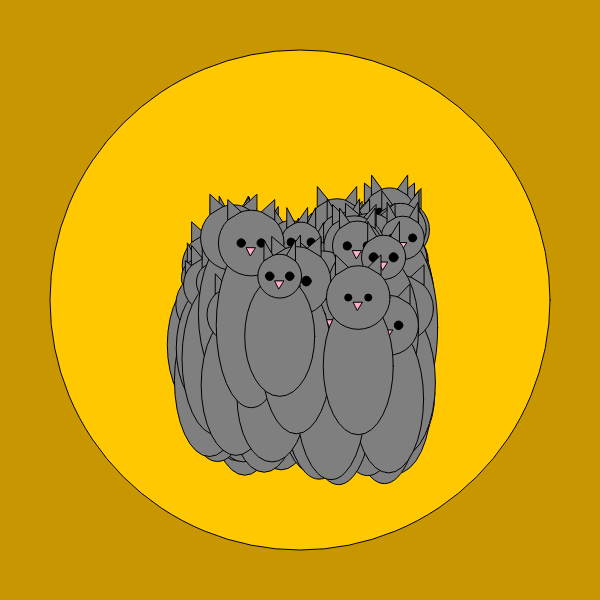
Frame 1 (no input)
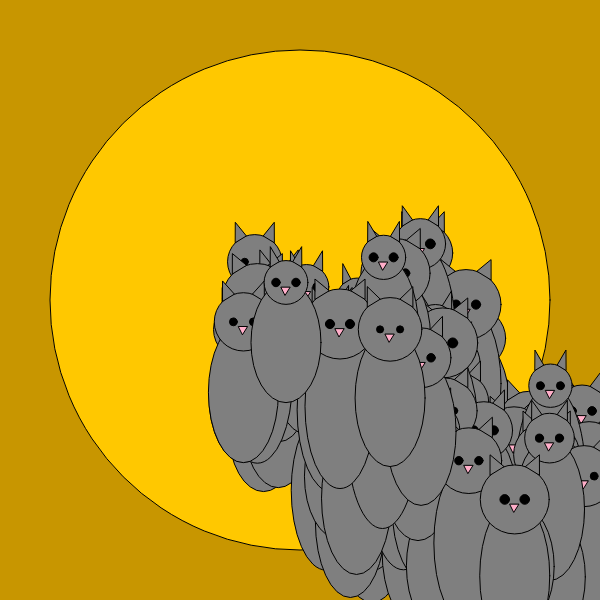
Frame 60 (no input)
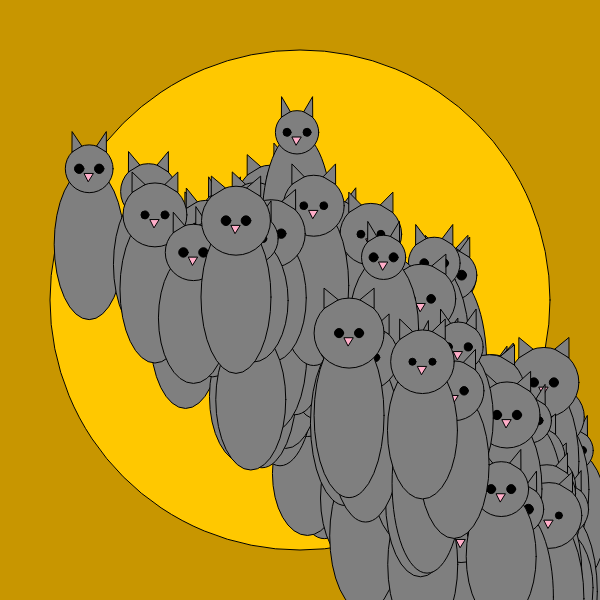
Frame 120 (the mouse pressed at the canvas centre since frame 60)

The p5.js sketch that drew these frames (run headless with seeded random() and noise() and a simulated clock; from frame 60 on, the mouse is pressed at the canvas centre):

// p5.js sketch
// ── sketch.js

var k1zur = [];

function setup() {
  createCanvas(600, 600);
  // Búum til hundrað k1za hluti.
  for (var i = 0; i < 100; i = i+1){
    k1zur[i] = new k1za(random(200,400),random(300,400),random(60,90),random(40,70),random(7,10));
  }
}

function draw() {
	background(200,150,0);
  fill(255,200,0);
	ellipse(300,300,500,500);
  // Teiknum og hreyfum allar k1zurnar okkar
  for (var i = 0; i < k1zur.length; i = i+1){
  	k1zur[i].move();
  	k1zur[i].show();
  }
}

function mousePressed(){
  for (var i = k1zur.length-1; i >= 0; i = i-1){
    if(fjarl(k1zur[i].x,k1zur[i].y,mouseX,mouseY) < 50){
		    k1zur.splice(i,1);
	  }
  }
}

// Klasinn k1za
// (x,y): er miðpunkturinn sem hann er teiknaður útfrá.
// bukur: er lengdin á búknum
// dir: er stefnan sem hann ferðast í
// speed: er hraðinn sem hann ferðast á
// headColor: er liturinn á augunum hans
class k1za{
constructor(x,y,bukur,haus,augu) {
  this.x = x;
  this.y = y;
  this.bukur = bukur;
  this.haus = haus;
  this.augu = augu
  this.dir = random(0,2*PI);
  this.speed = random(0,5);
  this.headColor = color(127,127,127);
}

show(){
  rectMode(CENTER);
  strokeWeight(1);
  stroke(0);
// Teiknar k1za

  // Teiknum búkinn
  fill(127);
  ellipse(this.x, this.y, 70, this.bukur*2);
  // Teiknum hausinn
  fill(this.headColor);
  ellipse(this.x,this.y-this.bukur, this.haus,this.haus);
  // Teiknum augun
  fill(0);
  ellipse (this.x-10,this.y-this.bukur, this.augu,this.augu);
  ellipse (this.x+10,this.y-this.bukur, this.augu,this.augu);
  // Teiknum eyrun
  fill(127)
  triangle(this.x-this.haus/2*cos(PI/4), this.y-this.bukur-this.haus/2*sin(PI/4), this.x-this.haus/2*cos(0.4*PI), this.y-this.bukur-this.haus/2*sin(0.4*PI), this.x-this.haus/2*cos(PI/4), this.y-this.bukur-this.haus/2*sin(PI/4)-20);
  triangle(this.x+this.haus/2*cos(PI/4), this.y-this.bukur-this.haus/2*sin(PI/4), this.x+this.haus/2*cos(0.4*PI), this.y-this.bukur-this.haus/2*sin(0.4*PI), this.x+this.haus/2*cos(PI/4), this.y-this.bukur-this.haus/2*sin(PI/4)-20);
  // Teiknum nefið
  fill(255,174,201)
  triangle(this.x-5, this.y-this.bukur+5, this.x-1, this.y-this.bukur+13, this.x+4, this.y-this.bukur+5);
}
// hreyfir k1za um skjáinn
move(){
  this.x = this.x + this.speed;
  this.y = this.y + this.speed;
  // athuga hvort k1za snerti veggi
  if ((this.x > width) || (this.x < 0) || (this.y > height) || (this.y < 0)){
    this.speed = this.speed * -1;
  }
  }
  // Velur slembinn lit fyrir hausinn á k1za.
  blink(){
    if((this.x > width-100) || (this.x < 100) || (this.y > height-100) || (this.y < 100))
    this.headColor = color(random(255), random(255), random(255));
    }
  }

  function fjarl(x1,y1,x2,y2){
    var dist = sqrt((x1-x2)*(x1-x2)+(y1-y2)*(y1-y2));
    return dist;
  }
